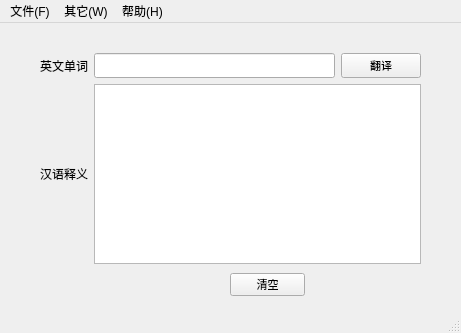
<?xml version="1.0" encoding="UTF-8"?>
<ui version="4.0">
 <class>trie</class>
 <widget class="QMainWindow" name="trie">
  <property name="geometry">
   <rect>
    <x>0</x>
    <y>0</y>
    <width>461</width>
    <height>333</height>
   </rect>
  </property>
  <property name="windowTitle">
   <string>AVL</string>
  </property>
  <widget class="QWidget" name="centralwidget">
   <widget class="QPushButton" name="pushButton_2">
    <property name="geometry">
     <rect>
      <x>230</x>
      <y>250</y>
      <width>75</width>
      <height>23</height>
     </rect>
    </property>
    <property name="font">
     <font>
      <family>新宋体</family>
      <pointsize>8</pointsize>
     </font>
    </property>
    <property name="text">
     <string>清空</string>
    </property>
   </widget>
   <widget class="QWidget" name="verticalLayoutWidget">
    <property name="geometry">
     <rect>
      <x>40</x>
      <y>30</y>
      <width>381</width>
      <height>211</height>
     </rect>
    </property>
    <property name="font">
     <font>
      <family>新宋体</family>
      <pointsize>9</pointsize>
     </font>
    </property>
    <layout class="QVBoxLayout" name="verticalLayout_3">
     <item>
      <layout class="QHBoxLayout" name="horizontalLayout">
       <item>
        <widget class="QLabel" name="label_3">
         <property name="font">
          <font>
           <family>新宋体</family>
           <pointsize>9</pointsize>
          </font>
         </property>
         <property name="text">
          <string>英文单词</string>
         </property>
        </widget>
       </item>
       <item>
        <widget class="QLineEdit" name="lineEdit">
         <property name="font">
          <font>
           <family>新宋体</family>
           <pointsize>9</pointsize>
          </font>
         </property>
        </widget>
       </item>
       <item>
        <widget class="QPushButton" name="pushButton">
         <property name="font">
          <font>
           <family>新宋体</family>
           <pointsize>8</pointsize>
          </font>
         </property>
         <property name="text">
          <string>翻译</string>
         </property>
        </widget>
       </item>
      </layout>
     </item>
     <item>
      <layout class="QHBoxLayout" name="horizontalLayout_2">
       <item>
        <widget class="QLabel" name="label_2">
         <property name="font">
          <font>
           <family>新宋体</family>
           <pointsize>9</pointsize>
          </font>
         </property>
         <property name="text">
          <string>汉语释义</string>
         </property>
        </widget>
       </item>
       <item>
        <widget class="QTextBrowser" name="textBrowser">
         <property name="font">
          <font>
           <family>新宋体</family>
           <pointsize>9</pointsize>
          </font>
         </property>
        </widget>
       </item>
      </layout>
     </item>
    </layout>
   </widget>
  </widget>
  <widget class="QMenuBar" name="menubar">
   <property name="geometry">
    <rect>
     <x>0</x>
     <y>0</y>
     <width>461</width>
     <height>26</height>
    </rect>
   </property>
   <widget class="QMenu" name="menu">
    <property name="title">
     <string>其它(W)</string>
    </property>
    <addaction name="actionInsert"/>
    <addaction name="separator"/>
    <addaction name="actionDelete"/>
    <addaction name="separator"/>
    <addaction name="actionModify"/>
   </widget>
   <widget class="QMenu" name="menu_2">
    <property name="title">
     <string>文件(F)</string>
    </property>
    <addaction name="actionasd"/>
    <addaction name="separator"/>
    <addaction name="actiona"/>
   </widget>
   <widget class="QMenu" name="menu_3">
    <property name="title">
     <string>帮助(H)</string>
    </property>
    <widget class="QMenu" name="menu_4">
     <property name="title">
      <string>联系作者</string>
     </property>
     <addaction name="actiona_3"/>
     <addaction name="actionyu"/>
     <addaction name="actiona_4"/>
    </widget>
    <addaction name="actionc"/>
    <addaction name="separator"/>
    <addaction name="actionasd_2"/>
    <addaction name="separator"/>
    <addaction name="menu_4"/>
   </widget>
   <addaction name="menu_2"/>
   <addaction name="menu"/>
   <addaction name="menu_3"/>
  </widget>
  <widget class="QStatusBar" name="statusBar"/>
  <action name="actionInsert">
   <property name="text">
    <string>插入单词    Ctrl+I</string>
   </property>
  </action>
  <action name="actionDelete">
   <property name="text">
    <string>删除单词    Ctrl+D</string>
   </property>
  </action>
  <action name="actionModify">
   <property name="text">
    <string>修改单词    Ctrl+M</string>
   </property>
  </action>
  <action name="actionasd">
   <property name="text">
    <string>词典目录    Ctrl+F1</string>
   </property>
  </action>
  <action name="actiona">
   <property name="text">
    <string>源码目录    Ctrl+F2</string>
   </property>
  </action>
  <action name="actionc">
   <property name="text">
    <string>操作指南    F1</string>
   </property>
  </action>
  <action name="actiona_3">
   <property name="text">
    <string>QQ:844191153</string>
   </property>
  </action>
  <action name="actionyu">
   <property name="text">
    <string>邮箱:844191153@qq.com</string>
   </property>
  </action>
  <action name="actiona_4">
   <property name="text">
    <string>电话:15848566846</string>
   </property>
  </action>
  <action name="actionasd_2">
   <property name="text">
    <string>      关于    F2</string>
   </property>
  </action>
 </widget>
 <resources/>
 <connections/>
</ui>
